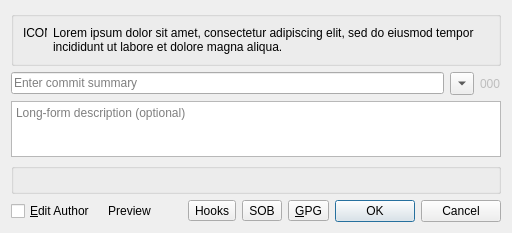
<?xml version="1.0" encoding="UTF-8"?>
<ui version="4.0">
 <class>CommitDialog</class>
 <widget class="QDialog" name="CommitDialog">
  <property name="geometry">
   <rect>
    <x>0</x>
    <y>0</y>
    <width>512</width>
    <height>208</height>
   </rect>
  </property>
  <property name="windowTitle">
   <string>Commit</string>
  </property>
  <property name="modal">
   <bool>true</bool>
  </property>
  <layout class="QVBoxLayout" name="verticalLayout">
   <item>
    <widget class="QGroupBox" name="infoBox">
     <layout class="QHBoxLayout" name="horizontalLayout_2">
      <item>
       <widget class="QLabel" name="infoIcon">
        <property name="sizePolicy">
         <sizepolicy hsizetype="Minimum" vsizetype="Preferred">
          <horstretch>0</horstretch>
          <verstretch>0</verstretch>
         </sizepolicy>
        </property>
        <property name="maximumSize">
         <size>
          <width>24</width>
          <height>16777215</height>
         </size>
        </property>
        <property name="text">
         <string notr="true">ICON</string>
        </property>
        <property name="alignment">
         <set>Qt::AlignmentFlag::AlignLeading|Qt::AlignmentFlag::AlignLeft|Qt::AlignmentFlag::AlignTop</set>
        </property>
       </widget>
      </item>
      <item>
       <widget class="QLabel" name="infoText">
        <property name="text">
         <string notr="true">Lorem ipsum dolor sit amet, consectetur adipiscing elit, sed do eiusmod tempor incididunt ut labore et dolore magna aliqua.</string>
        </property>
        <property name="wordWrap">
         <bool>true</bool>
        </property>
       </widget>
      </item>
     </layout>
    </widget>
   </item>
   <item>
    <layout class="QHBoxLayout" name="summaryRowLayout">
     <item>
      <widget class="QLineEdit" name="summaryEditor">
       <property name="placeholderText">
        <string>Enter commit summary</string>
       </property>
      </widget>
     </item>
     <item>
      <widget class="QToolButton" name="recentMessagesButton">
       <property name="toolTip">
        <string>Reuse a recent commit message</string>
       </property>
       <property name="accessibleName">
        <string>Recent commit messages</string>
       </property>
       <property name="styleSheet">
        <string notr="true">QToolButton::menu-indicator { image: none; }</string>
       </property>
       <property name="popupMode">
        <enum>QToolButton::ToolButtonPopupMode::InstantPopup</enum>
       </property>
       <property name="arrowType">
        <enum>Qt::ArrowType::DownArrow</enum>
       </property>
      </widget>
     </item>
     <item>
      <widget class="QLabel" name="counterLabel">
       <property name="enabled">
        <bool>false</bool>
       </property>
       <property name="toolTip">
        <string>&lt;p&gt;Length of the summary. Convention is to stay under 50 characters and avoid going over 72. If that’s not enough, use the long-form description.&lt;/p&gt;</string>
       </property>
       <property name="text">
        <string notr="true">000</string>
       </property>
      </widget>
     </item>
    </layout>
   </item>
   <item>
    <widget class="QPlainTextEdit" name="descriptionEditor">
     <property name="tabChangesFocus">
      <bool>true</bool>
     </property>
     <property name="placeholderText">
      <string>Long-form description (optional)</string>
     </property>
    </widget>
   </item>
   <item>
    <widget class="QGroupBox" name="signatureBox">
     <property name="enabled">
      <bool>true</bool>
     </property>
     <property name="flat">
      <bool>false</bool>
     </property>
     <property name="checkable">
      <bool>false</bool>
     </property>
     <layout class="QVBoxLayout" name="verticalLayout_2">
      <item>
       <widget class="SignatureForm" name="signature" native="true"/>
      </item>
     </layout>
    </widget>
   </item>
   <item>
    <layout class="QHBoxLayout" name="buttonLayout">
     <item>
      <widget class="QCheckBox" name="revealSignature">
       <property name="text">
        <string>&amp;Edit Author</string>
       </property>
       <property name="checked">
        <bool>false</bool>
       </property>
      </widget>
     </item>
     <item>
      <widget class="QHintButton" name="signatureButton">
       <property name="focusPolicy">
        <enum>Qt::FocusPolicy::NoFocus</enum>
       </property>
       <property name="text">
        <string>Preview</string>
       </property>
       <property name="autoRaise">
        <bool>true</bool>
       </property>
      </widget>
     </item>
     <item>
      <spacer name="horizontalSpacer">
       <property name="orientation">
        <enum>Qt::Orientation::Horizontal</enum>
       </property>
       <property name="sizeHint" stdset="0">
        <size>
         <width>40</width>
         <height>20</height>
        </size>
       </property>
      </spacer>
     </item>
     <item>
      <widget class="CommitHookButton" name="hookButton">
       <property name="text">
        <string notr="true">Hooks</string>
       </property>
      </widget>
     </item>
     <item>
      <widget class="SignoffButton" name="signoffButton">
       <property name="text">
        <string notr="true">SOB</string>
       </property>
      </widget>
     </item>
     <item>
      <widget class="GpgButton" name="gpg">
       <property name="text">
        <string notr="true">&amp;GPG</string>
       </property>
      </widget>
     </item>
     <item>
      <widget class="QDialogButtonBox" name="buttonBox">
       <property name="sizePolicy">
        <sizepolicy hsizetype="Maximum" vsizetype="Fixed">
         <horstretch>0</horstretch>
         <verstretch>0</verstretch>
        </sizepolicy>
       </property>
       <property name="standardButtons">
        <set>QDialogButtonBox::StandardButton::Cancel|QDialogButtonBox::StandardButton::Ok</set>
       </property>
      </widget>
     </item>
    </layout>
   </item>
  </layout>
 </widget>
 <customwidgets>
  <customwidget>
   <class>SignatureForm</class>
   <extends>QWidget</extends>
   <header>gitfourchette.forms.signatureform</header>
   <container>1</container>
  </customwidget>
  <customwidget>
   <class>QHintButton</class>
   <extends>QToolButton</extends>
   <header>gitfourchette.toolbox.qhintbutton</header>
  </customwidget>
  <customwidget>
   <class>GpgButton</class>
   <extends>QToolButton</extends>
   <header>gitfourchette.forms.gpgbutton</header>
   <container>1</container>
  </customwidget>
  <customwidget>
   <class>SignoffButton</class>
   <extends>QToolButton</extends>
   <header>gitfourchette.forms.signoffbutton</header>
   <container>1</container>
  </customwidget>
  <customwidget>
   <class>CommitHookButton</class>
   <extends>QToolButton</extends>
   <header>gitfourchette.forms.commithookbutton</header>
   <container>1</container>
  </customwidget>
 </customwidgets>
 <tabstops>
  <tabstop>summaryEditor</tabstop>
  <tabstop>descriptionEditor</tabstop>
  <tabstop>recentMessagesButton</tabstop>
 </tabstops>
 <resources/>
 <connections>
  <connection>
   <sender>buttonBox</sender>
   <signal>accepted()</signal>
   <receiver>CommitDialog</receiver>
   <slot>accept()</slot>
   <hints>
    <hint type="sourcelabel">
     <x>20</x>
     <y>20</y>
    </hint>
    <hint type="destinationlabel">
     <x>20</x>
     <y>20</y>
    </hint>
   </hints>
  </connection>
  <connection>
   <sender>buttonBox</sender>
   <signal>rejected()</signal>
   <receiver>CommitDialog</receiver>
   <slot>reject()</slot>
   <hints>
    <hint type="sourcelabel">
     <x>20</x>
     <y>20</y>
    </hint>
    <hint type="destinationlabel">
     <x>20</x>
     <y>20</y>
    </hint>
   </hints>
  </connection>
  <connection>
   <sender>revealSignature</sender>
   <signal>toggled(bool)</signal>
   <receiver>signatureBox</receiver>
   <slot>setVisible(bool)</slot>
   <hints>
    <hint type="sourcelabel">
     <x>20</x>
     <y>20</y>
    </hint>
    <hint type="destinationlabel">
     <x>20</x>
     <y>20</y>
    </hint>
   </hints>
  </connection>
  <connection>
   <sender>revealSignature</sender>
   <signal>toggled(bool)</signal>
   <receiver>signatureBox</receiver>
   <slot>setEnabled(bool)</slot>
   <hints>
    <hint type="sourcelabel">
     <x>20</x>
     <y>20</y>
    </hint>
    <hint type="destinationlabel">
     <x>20</x>
     <y>20</y>
    </hint>
   </hints>
  </connection>
 </connections>
</ui>
